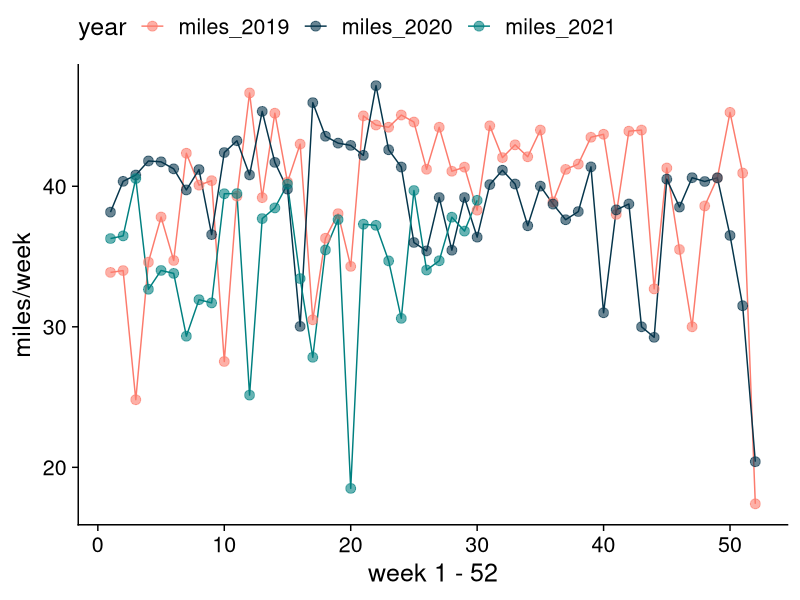

Reproduce this figure in R.
## ---- chunk 1
knitr::opts_chunk$set(echo=FALSE, R.options = list(width = 60))
## ---- chunk 2
library(tidyverse)
library(cowplot)
library(kableExtra)

theme_set(theme_cowplot(font_size =18))
## ---- chunk 3
running <- read_csv('annualmpw.csv')
showrun <- as.data.frame(running) 
## ---- chunk 4
#Fantastic html tables with kableExtra, 
#check out https://cran.r-project.org/web/packages/kableExtra/vignettes/awesome_table_in_html.html

kbl(showrun) %>%
  kable_paper()%>%
  scroll_box(height = "120px")
  
## ---- chunk 5
running_long <- running %>% 
  pivot_longer(!week, names_to = "year", values_to = "miles")
## ---- chunk 6
ggplot(running_long, aes(x=week, y=miles, color=year))+
  scale_color_manual(values = c("#fc7b6d", "#05354b", "#008080"))+
  geom_line(span=0.2, na.rm=TRUE)+
  geom_point(size=3, alpha=0.6, na.rm=TRUE)+
  theme(legend.position = "top")+
  labs(x="week 1 - 52", y="miles/week") 
## ---- chunk 7
annual_miles <- running %>%
  summarize(`total 2019` = sum(miles_2019), 
            `total 2020` = sum(miles_2020),
            `YTD` = sum(miles_2021, na.rm=TRUE))

as.data.frame(annual_miles) %>%
  kbl() %>%
  kable_paper()
